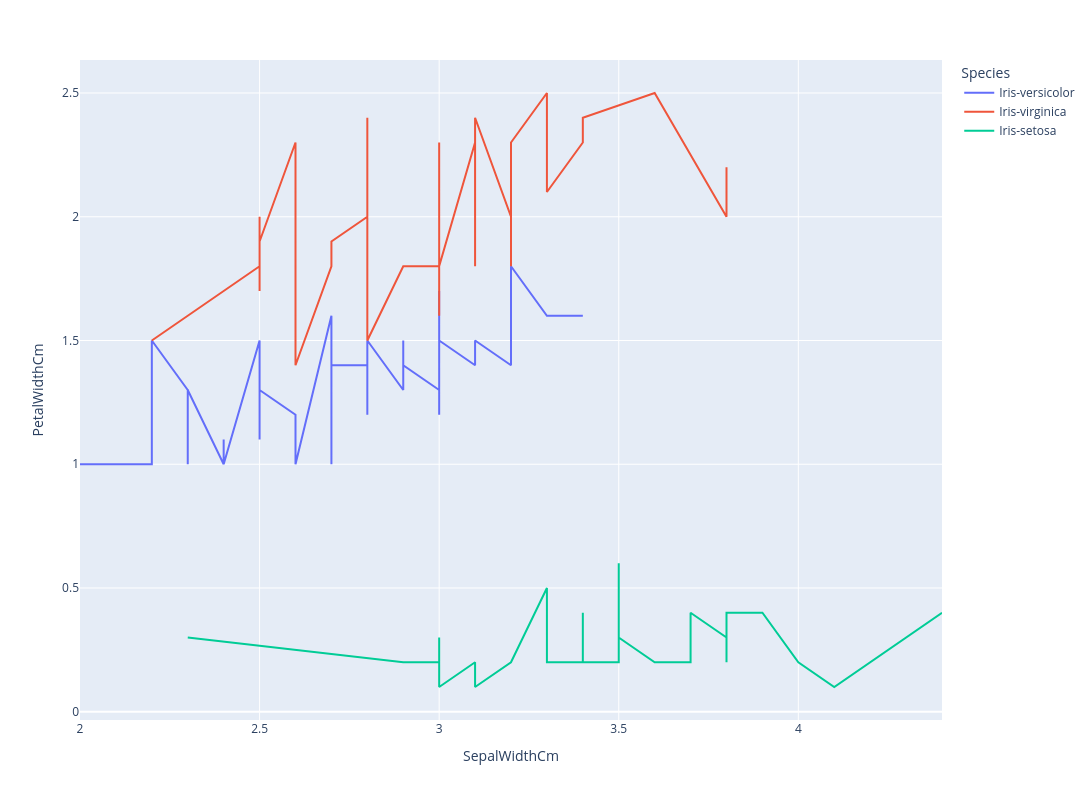

Notebook source saved alongside this figure:
### Code cell
fig.show()

### Figure 1 — Plotly figure (JSON) as saved in the notebook; plotly's stock layout.template omitted (floating-point values rounded to 4 significant figures)
{"data": [{"hovertemplate": "Species=Iris-versicolor<br>SepalWidthCm=%{x}<br>PetalWidthCm=%{y}<extra></extra>", "legendgroup": "Iris-versicolor", "line": {"color": "#636efa", "dash": "solid"}, "marker": {"symbol": "circle"}, "mode": "lines", "name": "Iris-versicolor", "orientation": "v", "showlegend": true, "type": "scatter", "x": [2.0, 2.2, 2.2, 2.3, 2.3, 2.3, 2.4, 2.4, 2.4, 2.5, 2.5, 2.5, 2.5, 2.6, 2.6, 2.6, 2.7, 2.7, 2.7, 2.7, 2.7, 2.8, 2.8, 2.8, 2.8, 2.8, 2.8, 2.9, 2.9, 2.9, 2.9, 2.9, 2.9, 2.9, 3.0, 3.0, 3.0, 3.0, 3.0, 3.0, 3.0, 3.0, 3.1, 3.1, 3.1, 3.2, 3.2, 3.2, 3.3, 3.4], "xaxis": "x", "y": [1.0, 1.0, 1.5, 1.3, 1.0, 1.3, 1.0, 1.1, 1.0, 1.5, 1.1, 1.1, 1.3, 1.2, 1.2, 1.0, 1.6, 1.3, 1.0, 1.2, 1.4, 1.4, 1.2, 1.3, 1.3, 1.3, 1.5, 1.3, 1.3, 1.3, 1.5, 1.3, 1.3, 1.4, 1.3, 1.5, 1.7, 1.4, 1.2, 1.4, 1.5, 1.5, 1.4, 1.5, 1.5, 1.4, 1.5, 1.8, 1.6, 1.6], "yaxis": "y"}, {"hovertemplate": "Species=Iris-virginica<br>SepalWidthCm=%{x}<br>PetalWidthCm=%{y}<extra></extra>", "legendgroup": "Iris-virginica", "line": {"color": "#EF553B", "dash": "solid"}, "marker": {"symbol": "circle"}, "mode": "lines", "name": "Iris-virginica", "orientation": "v", "showlegend": true, "type": "scatter", "x": [2.2, 2.5, 2.5, 2.5, 2.5, 2.6, 2.6, 2.7, 2.7, 2.7, 2.7, 2.8, 2.8, 2.8, 2.8, 2.8, 2.8, 2.8, 2.8, 2.9, 2.9, 3.0, 3.0, 3.0, 3.0, 3.0, 3.0, 3.0, 3.0, 3.0, 3.0, 3.0, 3.0, 3.1, 3.1, 3.1, 3.1, 3.2, 3.2, 3.2, 3.2, 3.2, 3.3, 3.3, 3.3, 3.4, 3.4, 3.6, 3.8, 3.8], "xaxis": "x", "y": [1.5, 1.8, 1.7, 2.0, 1.9, 2.3, 1.4, 1.8, 1.9, 1.9, 1.9, 2.0, 1.8, 2.4, 2.0, 2.2, 2.1, 1.9, 1.5, 1.8, 1.8, 1.8, 1.8, 2.1, 2.2, 2.1, 2.1, 2.0, 1.8, 2.3, 1.6, 2.3, 1.8, 2.3, 1.8, 2.1, 2.4, 2.0, 1.8, 2.3, 2.3, 2.3, 2.5, 2.5, 2.1, 2.3, 2.4, 2.5, 2.0, 2.2], "yaxis": "y"}, {"hovertemplate": "Species=Iris-setosa<br>SepalWidthCm=%{x}<br>PetalWidthCm=%{y}<extra></extra>", "legendgroup": "Iris-setosa", "line": {"color": "#00cc96", "dash": "solid"}, "marker": {"symbol": "circle"}, "mode": "lines", "name": "Iris-setosa", "orientation": "v", "showlegend": true, "type": "scatter", "x": [2.3, 2.9, 3.0, 3.0, 3.0, 3.0, 3.0, 3.0, 3.1, 3.1, 3.1, 3.1, 3.1, 3.2, 3.2, 3.2, 3.2, 3.2, 3.3, 3.3, 3.4, 3.4, 3.4, 3.4, 3.4, 3.4, 3.4, 3.4, 3.4, 3.5, 3.5, 3.5, 3.5, 3.5, 3.5, 3.6, 3.6, 3.7, 3.7, 3.7, 3.8, 3.8, 3.8, 3.8, 3.9, 3.9, 4.0, 4.1, 4.2, 4.4], "xaxis": "x", "y": [0.3, 0.2, 0.2, 0.2, 0.2, 0.3, 0.1, 0.1, 0.2, 0.2, 0.1, 0.1, 0.1, 0.2, 0.2, 0.2, 0.2, 0.2, 0.5, 0.2, 0.2, 0.2, 0.2, 0.3, 0.2, 0.2, 0.4, 0.4, 0.2, 0.2, 0.2, 0.3, 0.6, 0.2, 0.3, 0.2, 0.2, 0.2, 0.2, 0.4, 0.3, 0.3, 0.2, 0.4, 0.4, 0.4, 0.2, 0.1, 0.2, 0.4], "yaxis": "y"}], "layout": {"height": 800, "legend": {"title": {"text": "Species"}, "tracegroupgap": 0}, "margin": {"t": 60}, "width": 1200, "xaxis": {"anchor": "y", "domain": [0, 1], "title": {"text": "SepalWidthCm"}}, "yaxis": {"anchor": "x", "domain": [0, 1], "title": {"text": "PetalWidthCm"}}}}
